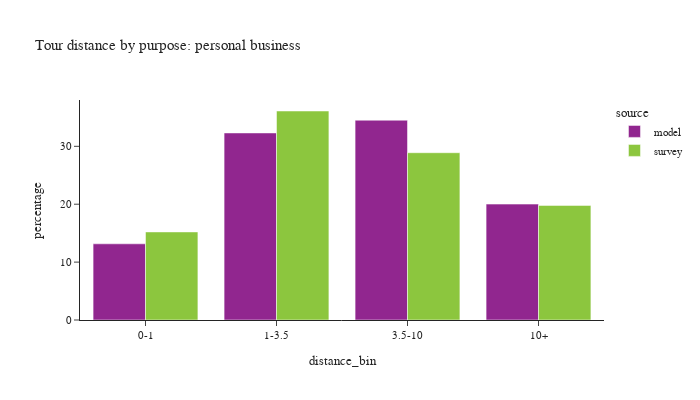

The notebook cell saved with this chart:
### Code cell
plot_bins(tour, tour['pdpurp'] == 4, 'personal business')

### Figure 1 — Plotly figure (JSON) as saved in the notebook; plotly's stock layout.template omitted (floating-point values rounded to 4 significant figures)
{"data": [{"alignmentgroup": "True", "customdata": [[51622], [126755], [135404], [78539]], "hovertemplate": "source=model<br>distance_bin=%{x}<br>percentage=%{y}<br>sample count=%{customdata[0]}<extra></extra>", "legendgroup": "model", "marker": {"color": "#91268F", "pattern": {"shape": ""}}, "name": "model", "offsetgroup": "model", "orientation": "v", "showlegend": true, "textposition": "auto", "type": "bar", "x": ["0-1", "1-3.5", "3.5-10", "10+"], "xaxis": "x", "y": [13.16, 32.31, 34.51, 20.02], "yaxis": "y"}, {"alignmentgroup": "True", "customdata": [[161], [285], [265], [137]], "hovertemplate": "source=survey<br>distance_bin=%{x}<br>percentage=%{y}<br>sample count=%{customdata[0]}<extra></extra>", "legendgroup": "survey", "marker": {"color": "#8CC63E", "pattern": {"shape": ""}}, "name": "survey", "offsetgroup": "survey", "orientation": "v", "showlegend": true, "textposition": "auto", "type": "bar", "x": ["0-1", "1-3.5", "3.5-10", "10+"], "xaxis": "x", "y": [15.21, 36.1, 28.89, 19.79], "yaxis": "y"}], "layout": {"barmode": "group", "font": {"size": 11}, "height": 400, "legend": {"title": {"text": "source"}, "tracegroupgap": 0}, "title": {"text": "Tour distance by purpose: personal business"}, "width": 700, "xaxis": {"anchor": "y", "domain": [0.0, 1.0], "title": {"text": "distance_bin"}}, "yaxis": {"anchor": "x", "domain": [0.0, 1.0], "title": {"text": "percentage"}}}}
